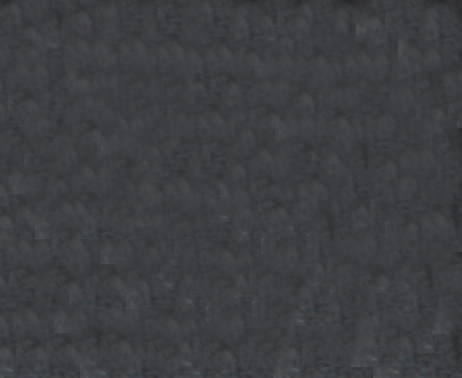
#> input picture assets/background_src.png, 462 x 378 px
$ python generate_image.py
#> lines starting #> are read from the running program, lines starting #| are printed output that depends on the picture

import os
import json
import random
from PIL import Image
from typing import List, Tuple, Dict

# config
max_length = 5
generate_size = (640, 640)
train_valid_test = (1000, 200, 100)
vocab = "15IPTUVY"
use_file_background = True

cropped_image_dir = "../OCR_dataset"
background_images_path = [
    "assets/background_src.png"
]
output_dir = "dataset/aivocr"


def generate_random_string() -> str:
    """
    랜덤한 문자열을 생성합니다. 문자열의 길이는 1부터 max_length까지의 랜덤 값이며,
    vocab에 정의된 문자들로 구성됩니다.

    Returns:
        str: 생성된 랜덤 문자열
    """

    length = random.randint(1, max_length)
    letters_and_digits = vocab
    return ''.join(random.choice(letters_and_digits) for _ in range(length))


def get_cropped_image_for_char(char: str) -> Image.Image:
    """
    주어진 문자에 해당하는 랜덤한 BMP 이미지를 선택하여 반환합니다.

    Args:
        char (str): 문자 (문자에 해당하는 이미지 폴더 이름)

    Returns:
        Image.Image: 선택된 BMP 이미지
    """

    image_folder_path = os.path.join(cropped_image_dir, char)
    img_list = os.listdir(image_folder_path)
    img_list = [i for i in img_list if i.split(".")[-1].lower() == "bmp"]
    image_path = os.path.join(image_folder_path, img_list[random.randint(0, len(img_list) - 1)])
    return Image.open(image_path)


# [19 lines left out: function create_random_background_image, not called in this run]


def get_background_from_file(width: int, height: int) -> Image.Image:
    """
    파일에서 배경 이미지를 불러오고, 필요시 지정된 크기로 리사이즈합니다.

    Args:
        width (int): 이미지의 너비
        height (int): 이미지의 높이

    Returns:
        Image.Image: 불러온 배경 이미지
    """
#> called with width = 640, height = 640

    image_path = random.choice(background_images_path)
    background = Image.open(image_path)
#> background is the input picture: PIL image 462x378 RGBA; mean R, G, B, A 61, 63, 66.6, 255

    if background.size != (width, height):
        background = background.resize((width, height))
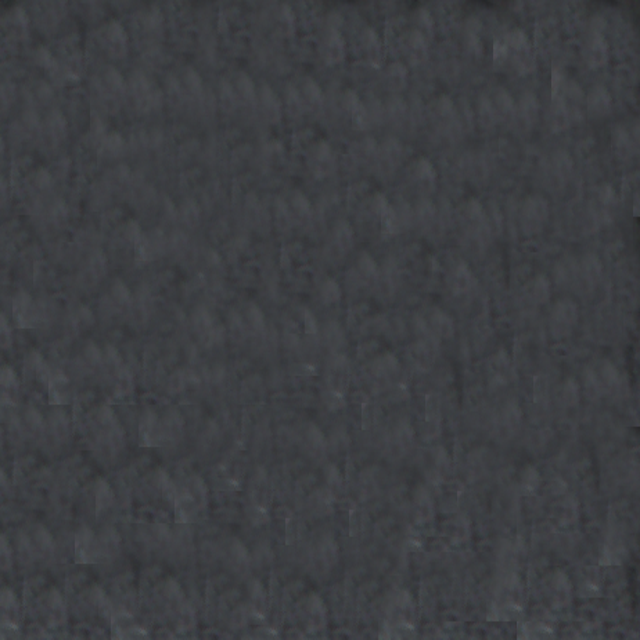
#> background: PIL image 640x640 RGBA; mean R, G, B, A 61, 63, 66.6, 255

    return background


def select_background(width: int, height: int, use_file_background: bool = False) -> Image.Image:
    """
    배경 이미지를 랜덤으로 생성하거나 파일에서 불러옵니다.

    Args:
        width (int): 이미지의 너비
        height (int): 이미지의 높이
        use_file_background (bool): 파일에서 배경을 불러올지 여부 (True이면 파일에서 불러옴)

    Returns:
        Image.Image: 선택된 배경 이미지
    """

    if use_file_background:
        return get_background_from_file(width, height)
    else:
        base_color = (63, 65, 68) # 회색
        return create_random_background_image(width, height, base_color)


def create_composite_image_and_gt(use_file_background: bool = True) -> Tuple[Image.Image, List[Dict[str, int]]]:
    """
    랜덤한 문자열을 생성하고, 문자를 합성한 이미지를 만들며, 이와 관련된 ground truth (GT) 데이터를 생성합니다.

    Args:
        use_file_background (bool): 파일에서 배경을 불러올지 여부 (True이면 파일에서 불러옴)

    Returns:
        Tuple[Image.Image, List[Dict[str, int]]]: 합성된 이미지와 GT 데이터
    """

    random_string = generate_random_string()
    background = select_background(generate_size[0], generate_size[1], use_file_background)

    composite_image = background.copy()

    gt_data = []

    current_box = {"x": None, "y": None, "width": 0, "height": 0, "text": ""}

    total_text_width = 0
    max_text_height = 0
    for char in random_string:
        cropped_image = get_cropped_image_for_char(char)
        total_text_width += cropped_image.width
        max_text_height = max(max_text_height, cropped_image.height)

    x_offset = random.randint(10, background.width - total_text_width - 10)
    y_offset = random.randint(10, background.height - max_text_height - 10)

    box_id = 1

    for char in random_string:
        cropped_image = get_cropped_image_for_char(char)

        if cropped_image.mode != 'RGBA':
            cropped_image = cropped_image.convert('RGBA')

        if current_box["x"] is None:
            current_box["x"] = x_offset
            current_box["y"] = y_offset

        composite_image.paste(cropped_image, (x_offset, y_offset), cropped_image)

        current_box["width"] += cropped_image.width
        current_box["height"] = max(current_box["height"], cropped_image.height)
        current_box["text"] += char

        x_offset += cropped_image.width

    if current_box["text"]:
        gt_data.append({
            "text": current_box["text"],
            "box_id": box_id,
            "x": current_box["x"],
            "y": current_box["y"],
            "width": current_box["width"],
            "height": current_box["height"]
        })

    return composite_image, gt_data


# [25 lines left out: functions save_gt_to_json, save_as_jsonl, not called in this run]


if __name__ == "__main__":
    os.makedirs(output_dir, exist_ok=True)

    all_gt_data = dict()
    gt_jsonl = []

    for data_type in ["train", "validation", "test"]:
        os.makedirs(f"{output_dir}/{data_type}", exist_ok=False)

        if data_type == "train":
            count = train_valid_test[0]
        elif data_type == "validation":
            count = train_valid_test[1]
        elif data_type == "test":
            count = train_valid_test[2]
        else:
            raise NotImplementedError

        for i in range(1, count + 1):
#> (the run stopped early here; a loop or call above may not have finished)
